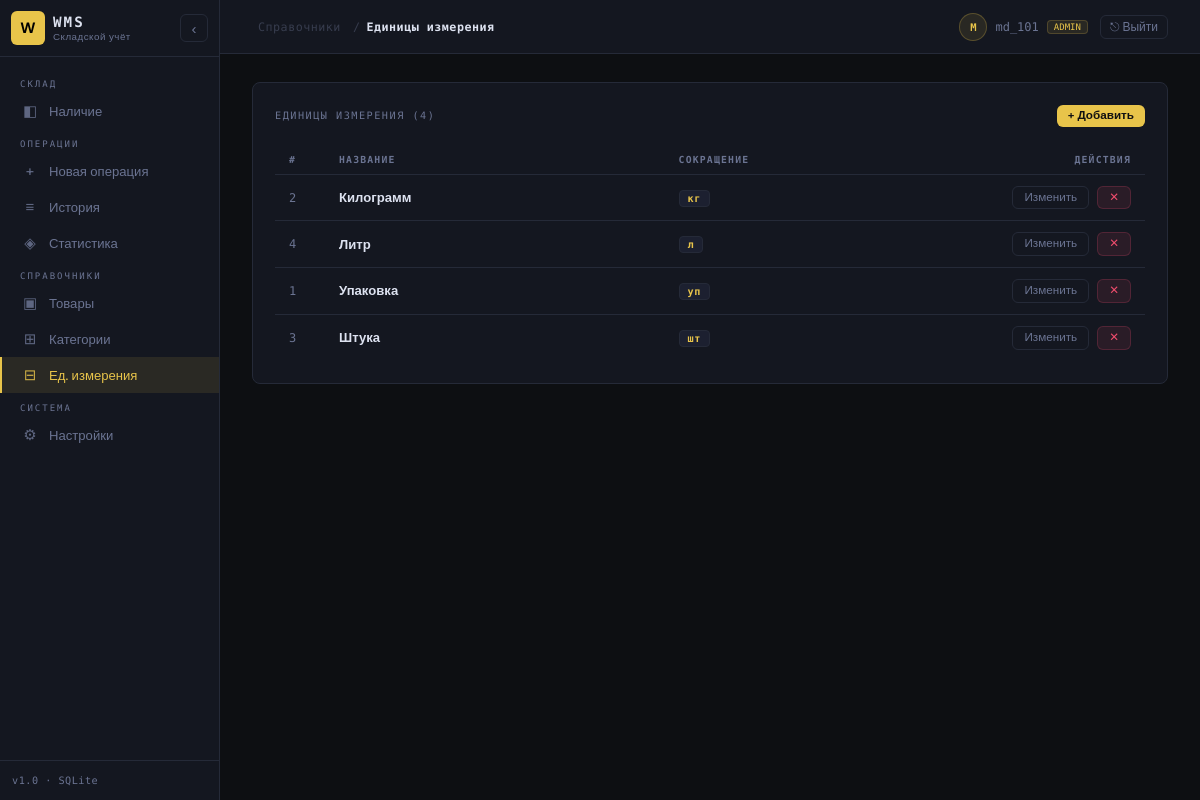
Screenshot of /units (signed in) with the database file from the repository.
### tables this page shows
CREATE TABLE users (
        id            INTEGER PRIMARY KEY AUTOINCREMENT,
        username      TEXT NOT NULL UNIQUE,
        password_hash TEXT NOT NULL,
        role          TEXT NOT NULL DEFAULT 'user',
        theme         TEXT NOT NULL DEFAULT 'dark',
        created_at    TEXT NOT NULL
    );

CREATE TABLE units (
        id INTEGER PRIMARY KEY AUTOINCREMENT,
        name TEXT NOT NULL UNIQUE,
        short_name TEXT NOT NULL
    );

### app.py (the view)
@app.route("/units")
def units():
    db = get_db()
    u = db.execute("SELECT * FROM units ORDER BY name").fetchall()
    return render_template("units.html", units=u)

### app.py (called while the page is built)
@login_manager.user_loader
def load_user(user_id):
    with sqlite3.connect(DB_PATH) as conn:
        conn.row_factory = sqlite3.Row
        row = conn.execute("SELECT * FROM users WHERE id=?", (user_id,)).fetchone()
    return User(row) if row else None

def get_db():
    if "db" not in g:
        g.db = sqlite3.connect(DB_PATH, detect_types=sqlite3.PARSE_DECLTYPES)
        g.db.row_factory = sqlite3.Row
        g.db.execute("PRAGMA foreign_keys = ON")
    return g.db

def get_setting(key, default=None):
    try:
        with sqlite3.connect(DB_PATH) as db:
            db.row_factory = sqlite3.Row
            row = db.execute("SELECT value FROM app_settings WHERE key=?", (key,)).fetchone()
        return row['value'] if row else default
    except sqlite3.Error as e:
        logger.exception("get_setting(%r) failed: %s", key, e)
        return default

@app.context_processor
def inject_globals():
    return dict(app_tz=get_setting('timezone', 'UTC'))

@app.before_request
def check_auth():
    if request.endpoint is None:
        return
    if request.endpoint in PUBLIC:
        return
    db = get_db()
    user_count = db.execute("SELECT COUNT(*) FROM users").fetchone()[0]
    if user_count == 0:
        return redirect(url_for('setup'))
    if not current_user.is_authenticated:
        return redirect(url_for('login', next=request.path))

### templates/units.html (shortened to what this page needs)
{% extends "base.html" %}
{% block breadcrumb %}<span class="sep">Справочники</span><span class="sep">/</span><strong>Единицы измерения</strong>{% endblock %}
{% block content %}
<div x-data="{ showAdd: false, editId: null, editName: '', editShort: '' }">
<div class="card">
  <div class="card-header">
    <span class="card-title">Единицы измерения ({{ units | length }})</span>
    <button class="btn btn-primary btn-sm" @click="showAdd=true">+ Добавить</button>
  </div>
  {% if units %}
  <div class="table-wrap">
    <table>
      <thead>
        <tr>
          <th style="width:50px">#</th>
          <th>Название</th>
          <th>Сокращение</th>
          <th style="width:140px;text-align:right">Действия</th>
        </tr>
      </thead>
      <tbody>
        {% for unit in units %}
        <tr>
          <td class="td-mono text-muted">{{ unit.id }}</td>
          <td><strong>{{ unit.name }}</strong></td>
          <td>
            <span class="badge badge-neutral text-accent" style="color:var(--accent)">{{ unit.short_name }}</span>
          </td>
          <td style="text-align:right">
            <div class="flex gap-8 justify-end">
              <button class="btn btn-ghost btn-sm"
                @click="editId={{ unit.id }}; editName='{{ unit.name | e }}'; editShort='{{ unit.short_name | e }}'">
                Изменить
              </button>
              <form method="post" action="{{ url_for('delete_unit', id=unit.id) }}" style="margin:0"
                onsubmit="return confirm('Удалить «{{ unit.name }}»?')">
                <button type="submit" class="btn btn-danger btn-sm">✕</button>
              </form>
            </div>
          </td>
        </tr>
        {% endfor %}
      </tbody>
    </table>
  </div>
  {% else %}
  <div class="empty-state">
    <div class="empty-icon">⊟</div>
    <p>Единиц измерения пока нет</p>
    <button class="btn btn-primary btn-sm" @click="showAdd=true">Добавить первую</button>
  </div>
  {% endif %}
</div>
</div>
{% endblock %}

### templates/base.html (shortened to what this page needs)
<!DOCTYPE html>
<html lang="ru">
<head>
</head>
<body x-data="{
  collapsed: localStorage.getItem('sidebar') === 'collapsed'
}" x-init="
  $watch('collapsed', v => localStorage.setItem('sidebar', v ? 'collapsed' : 'open'));
  document.documentElement.setAttribute('data-theme', '{% if current_user.is_authenticated and current_user.theme in ("dark", "light") %}{{ current_user.theme }}{% else %}dark{% endif %}');
">
<aside class="sidebar" :class="{ collapsed: collapsed }">
  <div class="sidebar-logo">
    <div class="logo-badge">
      <div class="logo-icon">W</div>
      <div class="logo-text">
        <div class="wms">WMS</div>
        <div class="sub">Складской учёт</div>
      </div>
    </div>
    <button class="sidebar-toggle" @click="collapsed = !collapsed" :title="collapsed ? 'Развернуть' : 'Свернуть'">
      <span x-text="collapsed ? '›' : '‹'" style="font-size:1rem;line-height:1"></span>
    </button>
  </div>
  <nav class="sidebar-nav">
    <div class="nav-section">Склад</div>
    <a href="{{ url_for('stock') }}" data-label="Наличие"
      class="nav-link {% if request.endpoint == 'stock' or request.endpoint == 'index' %}active{% endif %}">
      <span class="nav-icon">◧</span><span class="nav-label"> Наличие</span>
    </a>
    <div class="nav-section">Операции</div>
    <a href="{{ url_for('new_operation') }}" data-label="Новая операция"
      class="nav-link {% if request.endpoint == 'new_operation' %}active{% endif %}">
      <span class="nav-icon">+</span><span class="nav-label"> Новая операция</span>
    </a>
    <a href="{{ url_for('history') }}" data-label="История"
      class="nav-link {% if request.endpoint == 'history' %}active{% endif %}">
      <span class="nav-icon">≡</span><span class="nav-label"> История</span>
    </a>
    <a href="{{ url_for('stats') }}" data-label="Статистика"
      class="nav-link {% if request.endpoint in ('stats', 'stats_detail') %}active{% endif %}">
      <span class="nav-icon">◈</span><span class="nav-label"> Статистика</span>
    </a>
    <div class="nav-section">Справочники</div>
    <a href="{{ url_for('products') }}" data-label="Товары"
      class="nav-link {% if request.endpoint == 'products' %}active{% endif %}">
      <span class="nav-icon">▣</span><span class="nav-label"> Товары</span>
    </a>
    <a href="{{ url_for('categories') }}" data-label="Категории"
      class="nav-link {% if request.endpoint == 'categories' %}active{% endif %}">
      <span class="nav-icon">⊞</span><span class="nav-label"> Категории</span>
    </a>
    <a href="{{ url_for('units') }}" data-label="Ед. измерения"
      class="nav-link {% if request.endpoint == 'units' %}active{% endif %}">
      <span class="nav-icon">⊟</span><span class="nav-label"> Ед. измерения</span>
    </a>
    <div class="nav-section">Система</div>
    <a href="{{ url_for('settings') }}" data-label="Настройки"
      class="nav-link {% if request.endpoint == 'settings' %}active{% endif %}">
      <span class="nav-icon">⚙</span><span class="nav-label"> Настройки</span>
    </a>
  </nav>
  <div class="sidebar-footer">v1.0 · SQLite</div>
</aside>
<div class="main" :class="{ 'sidebar-collapsed': collapsed }">
  <div class="topbar">
    <div class="breadcrumb">{% block breadcrumb %}<strong>WMS</strong>{% endblock %}</div>
    <div style="margin-left:auto;display:flex;align-items:center;gap:12px">
      {% if current_user.is_authenticated %}
      <div style="display:flex;align-items:center;gap:8px">
        <div style="width:28px;height:28px;border-radius:50%;background:var(--accent-dim);
          border:1px solid rgba(232,196,74,0.25);display:flex;align-items:center;justify-content:center;
          font-family:var(--mono);font-size:0.7rem;color:var(--accent);font-weight:700">
          {{ (current_user.username[0] if current_user.username else '?') | upper }}
        </div>
        <span style="font-size:0.8rem;color:var(--text-muted);font-family:var(--mono)">{{ current_user.username }}</span>
        {% if current_user.role == 'admin' %}
        <span style="font-size:0.6rem;font-family:var(--mono);color:var(--accent);
          background:var(--accent-dim);border:1px solid rgba(232,196,74,0.2);
          border-radius:4px;padding:1px 6px">ADMIN</span>
        {% endif %}
      </div>
      <form method="post" action="{{ url_for('logout') }}" style="margin:0">
        <button type="submit" class="btn btn-ghost btn-sm" title="Выйти"
          style="padding:5px 9px;font-size:0.8rem">⎋ Выйти</button>
      </form>
      {% endif %}
    </div>
  </div>
  <div class="content">
    {% block content %}{% endblock %}
  </div>
</div>
</body>
</html>

### rows the page displays
users: username "M", username "md_101"
units: id "2", name "Килограмм", short_name "кг"
units: id "4", name "Литр", short_name "л"
units: id "1", name "Упаковка", short_name "уп"
units: id "3", name "Штука", short_name "шт"

### other values shown
{{ units | length }} "4"
